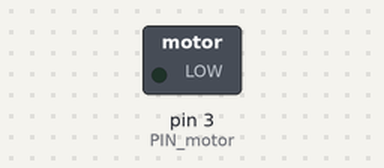
A sketch run on a simulated Arduino Uno, built with avr-gcc and run on an emulated ATmega328P. On the bench: switched loads named in the sketch (green lamp = pin HIGH).

Above: at 0.15 s.
Timing chart, 0 to 40.0 s (numbered marks = the images above):
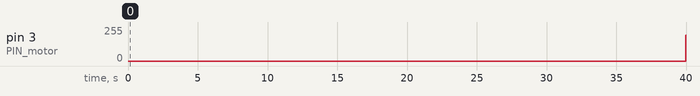

Measured:
- by itself, pin 3 (PIN_motor): 0/255 → 194/255 at 40.0 s

The sketch:

LV09_ZAD02.ino
```cpp
int PIN_motor = 3;

void setup() {
  pinMode(PIN_motor, OUTPUT);
}

void loop() {
  for(int i = 0; i < 255; i++){
    analogWrite(PIN_motor, i);
    delay(5);
  }

  for(int i = 255; i >= 0; i--){
    analogWrite(PIN_motor, i);
    delay(5);
  }
}
```
